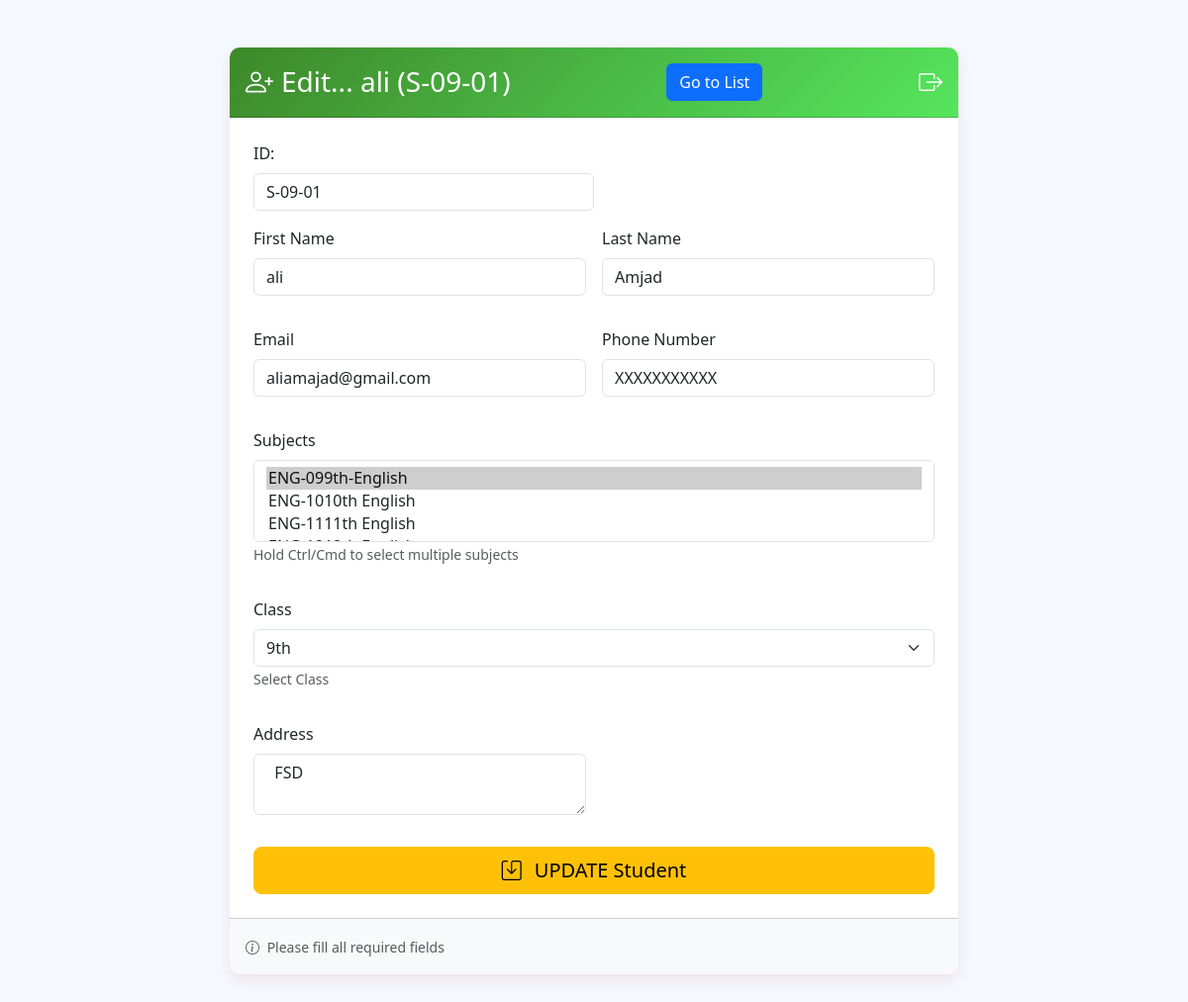
Screenshot of /edit_students/S-09-01/ with the database file from the repository.
### app_Admin/models/student.py (models this page shows, shortened)
class Student(models.Model):
    user = models.OneToOneField(User, on_delete=models.CASCADE)
    id=models.CharField(max_length=250, primary_key=True)
    first_name=models.CharField(max_length=250)
    last_name=models.CharField(max_length=250)
    classroom=models.ForeignKey(Classroom, on_delete=models.CASCADE)
    address=models.TextField()
    subject=models.ManyToManyField('app_Admin.Subject', through='Student_Subject', related_name='subject_of_studentt')
    email=models.EmailField(unique=True, default='@')
    contact_no=models.CharField(max_length=11, default='XXXXXXXXXXX')

### app_Admin/models/subject.py (models this page shows, shortened)
class Subject(models.Model):
    id=models.CharField(max_length=50, primary_key=True)
    name=models.CharField(max_length=50,)
    classroom=models.ForeignKey(Classroom, on_delete=models.CASCADE, default='9')

### app_Admin/models/classroom.py (models this page shows, shortened)
class Classroom(models.Model):
    id=models.IntegerField(max_length=2, primary_key=True)
    name=models.CharField(max_length=50,default='class')

### app_Admin/views_part/admin_view.py (the view, shortened to what this page needs)
# urls.py: path('edit_students/<str:student_id>/',views.editStudents.as_view(), name='edit_students'),
class editStudents(View):
    def get(self, request,student_id):
        student=get_object_or_404(Student,pk=student_id)
        return render(request, 'edit_students.html', {
        'student': student,
        'form': StudentForm(instance=student)
    })

### app_Admin/forms/student_form.py
class StudentForm(forms.ModelForm):
    class Meta:
        model = Student
        fields = '__all__'
    def __init__(self, *args, **kwargs):
        super(StudentForm, self).__init__(*args, **kwargs)
        assigned_student_users = Student.objects.values_list('user_id', flat=True)
        assigned_teacher_users = Teacher.objects.values_list('user_id', flat=True)
        all_assigned_users = list(assigned_student_users) + list(assigned_teacher_users)
        self.fields['user'].queryset = User.objects.filter(
        is_superuser=False,
        is_staff=False
        ).exclude(id__in=all_assigned_users)
        self.fields['user'].widget.attrs.update({'class': 'form-select'})

### app_Admin/templates/edit_students.html (shortened to what this page needs)
{% load static %}
<!DOCTYPE html>
<html lang="en">
<head>
    <link href="https://cdn.jsdelivr.net/npm/bootstrap@5.3.7/dist/css/bootstrap.min.css" rel="stylesheet">
    <link href="https://cdn.jsdelivr.net/npm/bootstrap-icons@1.11.3/font/bootstrap-icons.min.css" rel="stylesheet">
</head>
<body class="bg-light-blue">
    <div class="container py-5">
        <div class="row justify-content-center">
            <div class="col-lg-8">
                <div class="card form-card">
                    <div class="card-header form-header py-3 d-flex justify-content-between align-items-center">
                        <h3 class="mb-0"><i class="bi bi-person-plus me-2"></i>Edit... {{student.first_name}} ({{student.id}})</h3>
                        <a href="{% url "list_students" %}" class="btn btn-primary text-decoration-none" title="list">Go to List</a>
                      <a href="{% url "school" %}" class="logout-btn text-decoration-none" title="Logout">
                            <i class="bi bi-box-arrow-right fs-4"></i>
                        </a>
                    </div>
                    <div class="card-body p-4">
                        <form method="POST" id="sForm">
                                <div class="col-md-6">
                                    <div class="mb-3">
                                        <label for="id" class="form-label">ID:</label>
                                        <input type="text" class="form-control" id="id" name="id" value="{{student.id}}">
                                    </div>
                                </div>
                            <div class="row g-3">
                                <div class="col-md-6">
                                    <div class="mb-3">
                                        <label for="first_name" class="form-label">First Name</label>
                                        <input type="text" class="form-control" id="first_name" name="first_name" value="{{student.first_name}}">
                                    </div>
                                </div>
                                <div class="col-md-6">
                                    <div class="mb-3">
                                        <label for="last_name" class="form-label">Last Name</label>
                                        <input type="text" class="form-control" id="last_name" name="last_name" value="{{student.last_name}}">
                                    </div>
                                </div>
                                <div class="col-md-6">
                                    <div class="mb-3">
                                        <label for="email" class="form-label">Email</label>
                                        <input type="email" class="form-control" id="email" name="email" value="{{student.email}}">
                                    </div>
                                </div>
                                <div class="col-md-6">
                                    <div class="mb-3">
                                        <label for="contact_no" class="form-label">Phone Number</label>
                                        <input type="tel" class="form-control" id="contact_no" name="contact_no" value="{{student.contact_no}}">
                                    </div>
                                </div>
                                <div class="col-12">
                                    <div class="mb-3">
                                        <label for="subject" class="form-label">Subjects</label>
                                        <select class="form-select" id="subject" name="subject" multiple size="3">
                                            {% for subject in form.subject.field.queryset %}
                                                <option value="{{ subject.id }}" {% if subject in student.subject.all %}selected{% endif %}>
                                             {{ subject.id }}{{ subject.name }}</option>
                                            {% endfor %}
                                        </select>
                                        <small class="text-muted">Hold Ctrl/Cmd to select multiple subjects</small>
                                    </div>
                                </div>
                                <div class="col-12">
                                     <div class="mb-3">
                                        <label for="classroom" class="form-label">Class</label>
                                            <select name="classroom" class="form-select" >
                                                {% for classroom in form.classroom.field.queryset %}
                                                   <option value="{{ classroom.id }}"
                                                         {% if classroom.id == student.classroom.id %}selected{% endif %}>
                                                    {{ classroom.name }}
                                                    </option>
                                                {% endfor %}
                                            </select>
                                        <small class="text-muted">Select Class</small>
                                    </div>
                                </div>
                                <div class="col-md-6">
                                    <div class="mb-3">
                                        <label for="address" class="form-label">Address</label>
                                        <textarea class="form-control" id="id_address" name="address" rows="2"> {{student.address}}</textarea>
                                    </div>
                                </div>
                                <div class="col-12">
                                    <div class="d-grid">
                                        <button type="submit" class="btn btn-warning btn-lg">
                                            <i class="bi bi-save me-2"></i> UPDATE Student
                                        </button>
                                    </div>
                                </div>
                            </div>
                        </form>
                    </div>
                    <div class="card-footer bg-light py-3">
                        <small class="text-muted">
                            <i class="bi bi-info-circle me-1"></i> Please fill all required fields
                        </small>
                    </div>
                </div>
            </div>
        </div>
    </div>
</body>
</html>

### app_Admin/templates/edit_students.html (style rules this page uses)
.form-header { background: linear-gradient(135deg,rgb(62, 136, 43),rgb(85, 230, 92)); color: white; border-radius: 5px 5px 0 0; }
.form-card { border: none; box-shadow: 0 6px 15px rgba(201, 21, 21, 0.1); border-radius: 10px; overflow: hidden; }
.bg-light-blue { background-color: #f5f9ff; }
.logout-btn { transition: all 0.3s ease; color: #fff; }

### rows the page displays
Student: first_name "ali", id "S-09-01", last_name "Amjad", email "aliamajad@gmail.com", contact_no "XXXXXXXXXXX", subject "ENG-099th-English ☑ / ENG-1010th English / ENG-1111th English", classroom "9th", address "FSD"
